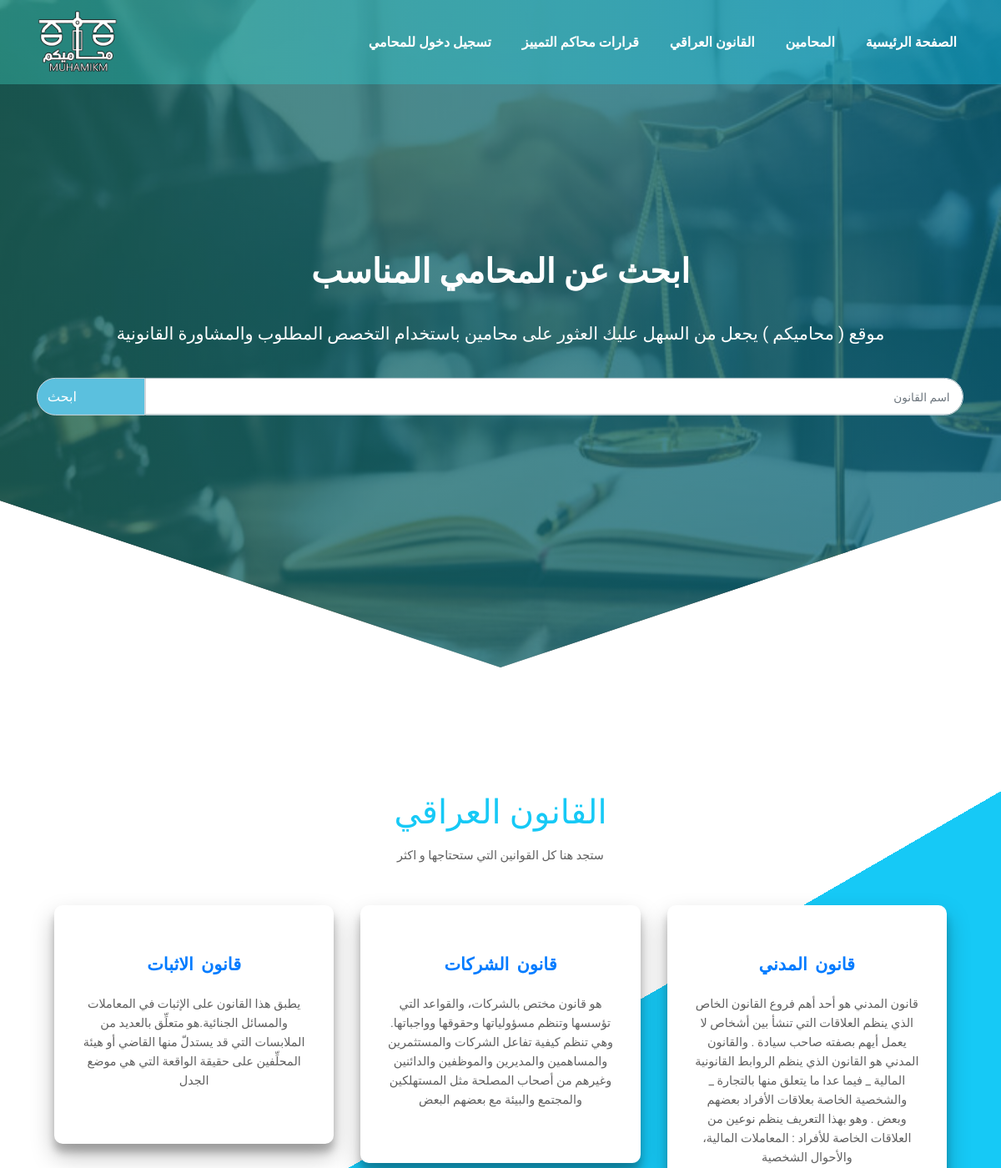
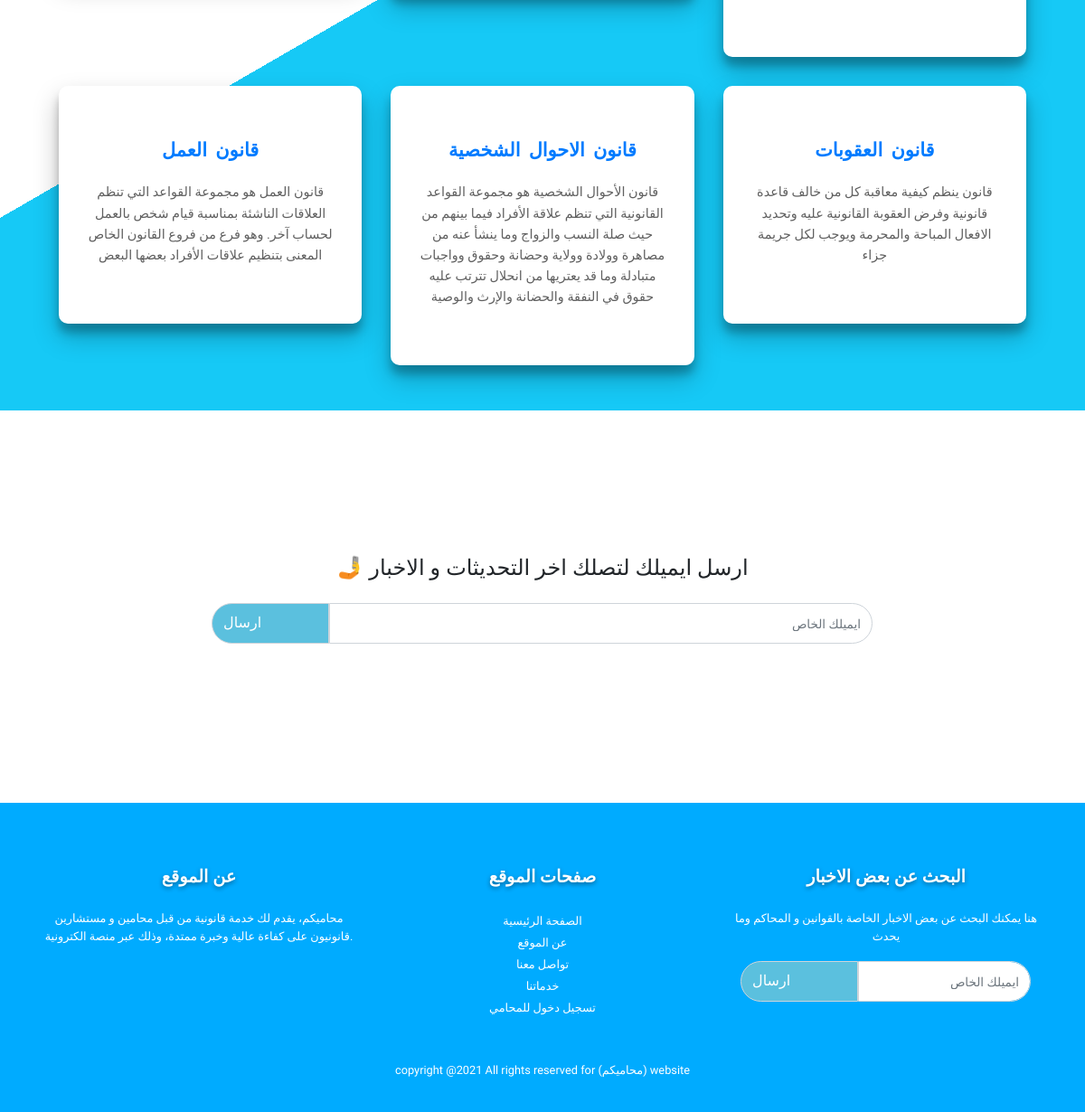
Page /laws on the committed database (2 pictures, top to bottom).
### tables this page shows
CREATE TABLE "iraqi_law" (
	"subject"	TEXT,
	"law"	TEXT,
	"description"	TEXT,
	"law_id"	INTEGER NOT NULL UNIQUE,
	PRIMARY KEY("law_id" AUTOINCREMENT)
);

### app.py (the view)
@app.route("/laws", methods=["GET", "POST"])
def laws():
    if request.method == "POST" :
        law = f"%{request.form.get('Search')}%"
        result = db.execute("SELECT subject,description,law_id FROM iraqi_law WHERE subject LIKE ?", law )
        return render_template("law-search.html", len= len(result), result=result , head="القانون العراقي", link="laws", placeholder= "اسم القانون" )
    else:
        result = db.execute("SELECT subject,description,law_id FROM iraqi_law ")
        return render_template("law-search.html", len= len(result), result=result , head="القانون العراقي", link="laws", placeholder= "اسم القانون")

### templates/law-search.html (shortened to what this page needs)
<!DOCTYPE html>
<html lang="en">
<head>
    <link rel="stylesheet" href="/static/law.css">
    <link rel="stylesheet" href="https://cdnjs.cloudflare.com/ajax/libs/font-awesome/4.7.0/css/font-awesome.min.css"
 />
    <link rel="stylesheet" href="https://maxcdn.bootstrapcdn.com/bootstrap/4.5.2/css/bootstrap.min.css">
</head>
<body>
        <div class="header" id="topheader">
            <nav class="navbar navbar-expand-lg navbar-dark fixed-top">
                <div class="container">
                    <img class="navbar-brand" src="/static/img/photo_2021-01-30_14-48-09-Recovered.png" style="width: 6rem;">
                    <div class="collapse navbar-collapse" id="navbarSupportedContent">
                        <ul class="navbar-nav ml-auto">
                        <li class="nav-item">
                            <a class="nav-link" href="https://mohamikm.herokuapp.com/login">تسجيل دخول للمحامي <span class="sr-only">(current)</span></a>
                        </li>
                        <li class="nav-item">
                            <a class="nav-link" href="#"> قرارات محاكم التمييز<span class="sr-only">(current)</span></a>
                        </li>
                        <li class="nav-item">
                            <a class="nav-link" href="https://mohamikm.herokuapp.com/laws"> القانون العراقي<span class="sr-only">(current)</span></a>
                        </li>
                        <li class="nav-item">
                            <a class="nav-link" href="https://mohamikm.herokuapp.com/lawyers-search">المحامين <span class="sr-only">(current)</span></a>
                        </li>
                        <li class="nav-item active">
                            <a class="nav-link" href="https://mohamikm.herokuapp.com/">الصفحة الرئيسية <span class="sr-only">(current)</span></a>
                        </li>
                        </ul>
                    </div>
                </div>
            </nav>
            <section class="header-section">
                <div class="center-div">
                    <h1 class="font-weight-bold">
                        ابحث عن المحامي المناسب
                    </h1>
                    <p> موقع ( محاميكم ) يجعل من السهل عليك العثور على محامين باستخدام
                        التخصص المطلوب والمشاورة القانونية
                    </p>
                    <form method="POST" action = {{link}} >
                        <div class="input-group mb-3 container">
                            <div class="input-group-append">
                                <button class="input-group-text">ابحث</button>
                            </div>
                            <input type="text" name="Search" class="form-control upperfooter" style="color: black;" placeholder=" {{ placeholder }} ">
                        </div>
                    </form>
                </div>
            </section>
        </div>
    <section class="header-extradiv">
        <div class="container">
            <h1><span style="color:  #16c9f6;">{{ head }}</span></h1>
            <p class="pt-2" style="margin-bottom: 3rem;">ستجد هنا كل القوانين التي ستحتاجها و اكثر </p>
            <div class="cards">
                {%for i in range(len)%}
                {% if "law_id" in result[i] %}<a href="https://mohamikm.herokuapp.com/law/{{ result[i]['law_id'] }}">{% endif %}
                <div class="extra-div">
                    <h2>{{ result[i]["subject"] }}</h2>
                    <p>{{ result[i]["description"] }}</p>
                </div>
                {% if "law_id" in result[i] %}</a>{% endif %}
                {%endfor%}
            </div>
        </div>
    </section>
    <section class="upper-footer" id="upperfooterid">
        <div class="container headings text-center">
            <h1 class="text-center mb-4" style="font-size: 1.5rem;"> 🤳 ارسل ايميلك لتصلك اخر التحديثات و الاخبار</h1>
        </div>
        <div class="container">
            <div class="row">
                <div class="col-lg-8 offset-lg-2 col-12">
                    <div class="input-group mb-3">
                        <div class="input-group-append">
                            <span class="input-group-text">ارسال</span>
                        </div>
                        <input type="text" class="form-control upperfooter" placeholder="ايميلك الخاص">
                    </div>
                </div>
            </div>
        </div>
    </section>
        <footer class="footersection" id="footerfdiv">
            <div class="container">
                <div class="row">
                    <div class="footer-text col-lg-4 col-md-4 col-12 footer-div">
                        <div>
                            <h3>عن الموقع</h3>
                            <p>محاميكم، يقدم لك خدمة قانونية من قبل محامين و مستشارين قانونيون على كفاءة عالية وخبرة
                                ممتدة، وذلك عبر منصة الكترونية.</p>
                        </div>
                    </div>
                    <div class="footer-text col-lg-4 col-md-12 col-12 footer-div">
                        <div>
                            <h3>صفحات الموقع</h3>
                            <li><a href="#">الصفحة الرئيسية</a></li>
                            <li><a href="#">عن الموقع</a></li>
                            <li><a href="#">تواصل معنا</a></li>
                            <li><a href="#">خدماتنا</a></li>
                            <li><a href="#">تسجيل دخول للمحامي</a></li>
                        </div>
                    </div>
                    <div class="footer-text col-lg-4 col-md-4 col-12 footer-div">
                        <div>
                            <h3>البحث عن بعض الاخبار</h3>
                            <p>هنا يمكنك البحث عن بعض الاخبار الخاصة بالقوانين و المحاكم وما يحدث</p>
                            <div class="container news-main">
                                <div class="row">
                                    <div class="col-lg-12 col-12">
                                        <div class="input-group mb-3">
                                            <div class="input-group-append">
                                                <span class="input-group-text">ارسال</span>
                                            </div>
                                            <input type="text" class="form-control upperfooter" placeholder="ايميلك الخاص">
                                        </div>
                                    </div>
                                </div>
                            </div>
                        </div>
                    </div>
                </div>
                <div class="mt-5 text-center">
                    <p>copyright @2021 All rights reserved for (محاميكم) website</p>
                </div>
            </div>
        </footer>
</body>
</html>

### static/law.css (style rules this page uses)
html { scroll-behavior: smooth; }
* { margin: 0; padding: 0; box-sizing: border-box; font-family: 'Lemonada', cursive; }
a { text-decoration: none !important; }
li { list-style: none !important; }
p { font-size: 0.9rem; line-height: 1.6; font-weight: 400; color: #606060; }
.header { width: 100%; height: 100vh; background-image: linear-gradient(rgba(0, 0, 0, 0.637), rgba(0, 0, 0, 0.637)), url(./img/Best-Top-10-Lawyers-In-Islamabad-750x400.jpg); background-repeat: no-repeat; background-size: 100% 100%; clip-path: polygon(100% 0%, 100% 75%, 50% 100%, 0 75%, 0 0); position: relative; }
.header::before { content: ""; position: absolute; top: 0%; bottom: 0%; left: 0; right: 0; opacity: .4; z-index: -1; background: linear-gradient(to right, #1e5799 0%, #3ccdbb 0%, #16c9f6 100%); }
.navbar:before { content: ""; position: absolute; top: 0%; bottom: 0%; left: 0; right: 0; opacity: .4; z-index: -1; background: linear-gradient(to right, #1e5799 0%, #3ccdbb 0%, #16c9f6 100%); }
.nav-item a { color: #ffffff !important; font-weight: bold; margin-left: 1.3rem; }
.header-section { width: 100%; height: inherit; color: white; text-align: center; position: relative; }
.center-div { width: 100%; height: auto; position: absolute; top: 50%; left: 50%; transform: translate(-50%, -50%); -ms-transform: translate(-50%, -50%); -webkit-transform: translate(-50%, -50%); }
.center-div p { font-size: 1.3rem; padding: 10px 0 20px 0; color: white; }
.center-div h1 { line-height: 2; }
.header-extradiv { width: 100%; height: auto; margin: 100px 0; text-align: center; padding: 50px; position: relative; }
.header-extradiv:before { content: ""; position: absolute; top: 0%; bottom: 0%; left: 0; right: 0; z-index: -1; background: linear-gradient(330deg, #16c9f6 55%, #fff 0%); }
.cards { display: grid; grid-template-columns: repeat(3, 1fr); grid-column-gap: 2rem; grid-row-gap: 2rem; }
.extra-div { background: #fff; border-radius: 10px; padding: 3rem 2rem; position: relative; padding-top: 2rem; text-align: center; transition: all .3s ease; -webkit-transition: all .3s ease; -moz-transition: all .3s ease; -ms-transition: all .3s ease; -o-transition: all .3s ease; box-shadow: 0 14px 28px rgba(0,0,0,0.25), 0 10px 10px rgba(0,0,0,0.22); }
.extra-div h2 { font-size: 1.3rem; margin: 20px 0 15px 0; font-weight: bold; line-height: 1.9; word-spacing: 4px; }
.form-control { direction: rtl; }
::placeholder { font-size: 0.85rem; }
.upper-footer { width: 100%; height: auto; margin: 10rem auto; }
.upperfooter { border-radius: 0px 100px 100px 0px !important; min-width: 150px; min-height: 45px; }
.input-group-text { color: #fff !important; background: #5bc0de !important; border-radius: 100px 0 0 100px !important; min-width: 130px; min-height: 45px; }
.footer-text h3, p, li { text-align: center; }
.footersection { width: 100%; height: auto; padding: 70px 0 20px 0; background: #00abff; position: relative; }
.footersection p { color: #fff; font-size: 0.8rem !important; }
.footersection li a { font-size: 0.8rem; line-height: 1.6; font-weight: 400; color: #fff; }
.footersection h3 { color: #fff; margin-bottom: 25px; font-size: 1.2rem !important; font-weight: 600; text-shadow: 0 2px 5px rgba(0, 0, 0, 0.4); }

### rows in the picture
iraqi_law: subject "قانون الاثبات", description "يطبق هذا القانون على الإثبات في المعاملات والمسائل الجنائية.هو متعلِّق بالعديد من الملابسات التي قد يستدلّ منها القاضي أو هيئة المحلِّفين على حقيقة الواقعة التي هي موضع الجدل"
iraqi_law: subject "قانون الشركات", description "هو قانون مختص بالشركات، والقواعد التي تؤسسها وتنظم مسؤولياتها وحقوقها وواجباتها. وهي تنظم كيفية تفاعل الشركات والمستثمرين والمساهمين والمديرين والموظفين والدائنين وغيرهم من أصحاب المصلحة مثل المستهلكين والمجتمع والبيئة مع بعضهم البعض"
iraqi_law: subject "قانون المدني", description "قانون المدني هو أحد أهم فروع القانون الخاص الذي ينظم العلاقات التي تنشأ بين أشخاص لا يعمل أيهم بصفته صاحب سيادة . والقانون المدني هو القانون الذي ينظم الروابط القانونية المالية _ فيما عدا ما يتعلق منها بالتجارة _ والشخصية الخاصة بعلاقات الأفراد بعضهم وبعض . وهو بهذا التعريف ينظم نوعين من العلاقات الخاصة للأفراد : المعاملات المالية، والأحوال الشخصية"
iraqi_law: subject "قانون العمل", description "قانون العمل هو مجموعة القواعد التي تنظم العلاقات الناشئة بمناسبة قيام شخص بالعمل لحساب آخر. وهو فرع من فروع القانون الخاص المعنى بتنظيم علاقات الأفراد بعضها البعض"
iraqi_law: subject "قانون الاحوال الشخصية", description "قانون الأحوال الشخصية هو مجموعة القواعد القانونية التي تنظم علاقة الأفراد فيما بينهم من حيث صلة النسب والزواج وما ينشأ عنه من مصاهرة وولادة وولاية وحضانة وحقوق وواجبات متبادلة وما قد يعتريها من انحلال تترتب عليه حقوق في النفقة والحضانة والإرث والوصية"
iraqi_law: subject "قانون العقوبات", description "قانون ينظم كيفية معاقبة كل من خالف قاعدة قانونية وفرض العقوبة القانونية عليه وتحديد الافعال المباحة والمحرمة ويوجب لكل جريمة جزاء"

### other values in the picture
{{ head }} "القانون العراقي"
